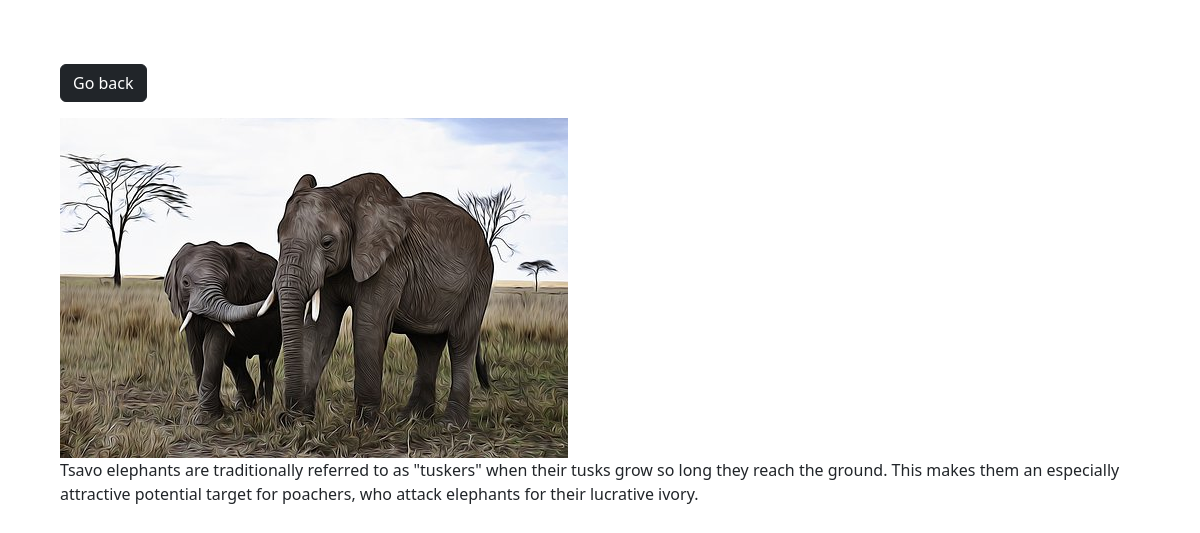
Screenshot of /photo/9add/ with the database file from the repository.
### photos/models.py (models this page shows, shortened)
class Photo(models.Model):
    category = models.ForeignKey(Category,on_delete=models.SET_NULL, null=True, blank=True)
    location = models.ForeignKey(Location,on_delete=models.SET_NULL, null=True, blank=False)
    image = models.ImageField(null=False,blank=False)
    description = models.TextField()

### photos/views.py (the view)
# urls.py: path('photo/<str:pk>add/',views.viewPhoto,name='photo'),
def viewPhoto(request, pk):
    photo = Photo.objects.get(id=pk)
    return render(request,'photos/photo.html',{'photo':photo})

### photos/templates/photos/photo.html (shortened to what this page needs)
<!DOCTYPE html>
<html lang="en">
<head>
    <link href="https://cdn.jsdelivr.net/npm/bootstrap@5.2.0-beta1/dist/css/bootstrap.min.css" rel="stylesheet"
>
</head>
<body class="m-5">
    <div class="container">
        <div class="row justify-content-centre">
            <div class="col">
                <a href="{% url 'gallery' %}" class="btn btn-dark my-3">Go back</a>
                <div style="height: 90vh;">
                    <img style="max-width: 100%; max-height: 100%;" src="{{photo.image.url}}"
                        alt="">
                        <p>{{photo.description}}</p>
                </div>
            </div>
        </div>
    </div>
</body>
</html>

### rows the page displays
Photo: image (picture), description "Tsavo elephants are traditionally referred to as \"tuskers\" when their tusks grow so long they reach the ground. This makes them an especially attractive potential target for poachers, who attack elephants for their lucrative ivory."
